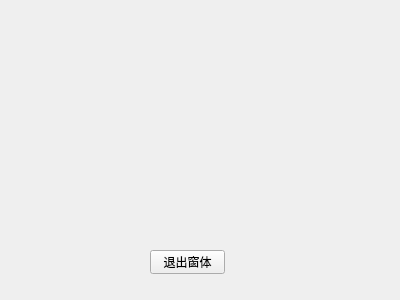
<?xml version="1.0" encoding="UTF-8"?>
<ui version="4.0">
 <class>Form</class>
 <widget class="QWidget" name="Form">
  <property name="geometry">
   <rect>
    <x>0</x>
    <y>0</y>
    <width>400</width>
    <height>300</height>
   </rect>
  </property>
  <property name="windowTitle">
   <string>第一个窗体</string>
  </property>
  <widget class="QLabel" name="label">
   <property name="geometry">
    <rect>
     <x>30</x>
     <y>40</y>
     <width>331</width>
     <height>191</height>
    </rect>
   </property>
   <property name="text">
    <string/>
   </property>
   <property name="pixmap">
    <pixmap resource="picRes.qrc">:/pic/res/pic.png</pixmap>
   </property>
  </widget>
  <widget class="QPushButton" name="pushButton">
   <property name="geometry">
    <rect>
     <x>150</x>
     <y>250</y>
     <width>75</width>
     <height>24</height>
    </rect>
   </property>
   <property name="text">
    <string>退出窗体</string>
   </property>
  </widget>
 </widget>
 <resources>
  <include location="picRes.qrc"/>
 </resources>
 <connections>
  <connection>
   <sender>pushButton</sender>
   <signal>clicked()</signal>
   <receiver>Form</receiver>
   <slot>close()</slot>
   <hints>
    <hint type="sourcelabel">
     <x>211</x>
     <y>260</y>
    </hint>
    <hint type="destinationlabel">
     <x>314</x>
     <y>263</y>
    </hint>
   </hints>
  </connection>
 </connections>
</ui>
